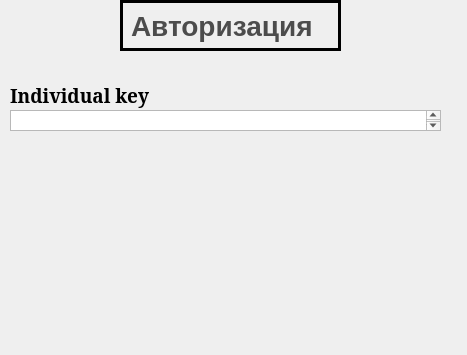
<?xml version="1.0" encoding="UTF-8"?>
<ui version="4.0">
 <class>MainWindow</class>
 <widget class="QMainWindow" name="MainWindow">
  <property name="geometry">
   <rect>
    <x>0</x>
    <y>0</y>
    <width>467</width>
    <height>355</height>
   </rect>
  </property>
  <property name="windowTitle">
   <string>Авторизация</string>
  </property>
  <widget class="QWidget" name="centralwidget">
   <widget class="QLabel" name="label">
    <property name="geometry">
     <rect>
      <x>120</x>
      <y>0</y>
      <width>221</width>
      <height>51</height>
     </rect>
    </property>
    <property name="styleSheet">
     <string notr="true">font-size: 28px;
font-weight: bold;
background: linear-gradient(45deg, #a855f7, #7c3aed);
color: rgb(76, 76, 76);
border: 3px solid black;</string>
    </property>
    <property name="text">
     <string>Авторизация</string>
    </property>
   </widget>
   <widget class="QLabel" name="label_2">
    <property name="geometry">
     <rect>
      <x>10</x>
      <y>80</y>
      <width>151</width>
      <height>31</height>
     </rect>
    </property>
    <property name="font">
     <font>
      <family>Noto Serif</family>
      <pointsize>14</pointsize>
      <weight>75</weight>
      <bold>true</bold>
     </font>
    </property>
    <property name="text">
     <string>Individual key</string>
    </property>
   </widget>
   <widget class="QTextEdit" name="textEdit">
    <property name="geometry">
     <rect>
      <x>10</x>
      <y>110</y>
      <width>431</width>
      <height>21</height>
     </rect>
    </property>
   </widget>
  </widget>
 </widget>
 <resources/>
 <connections/>
</ui>
